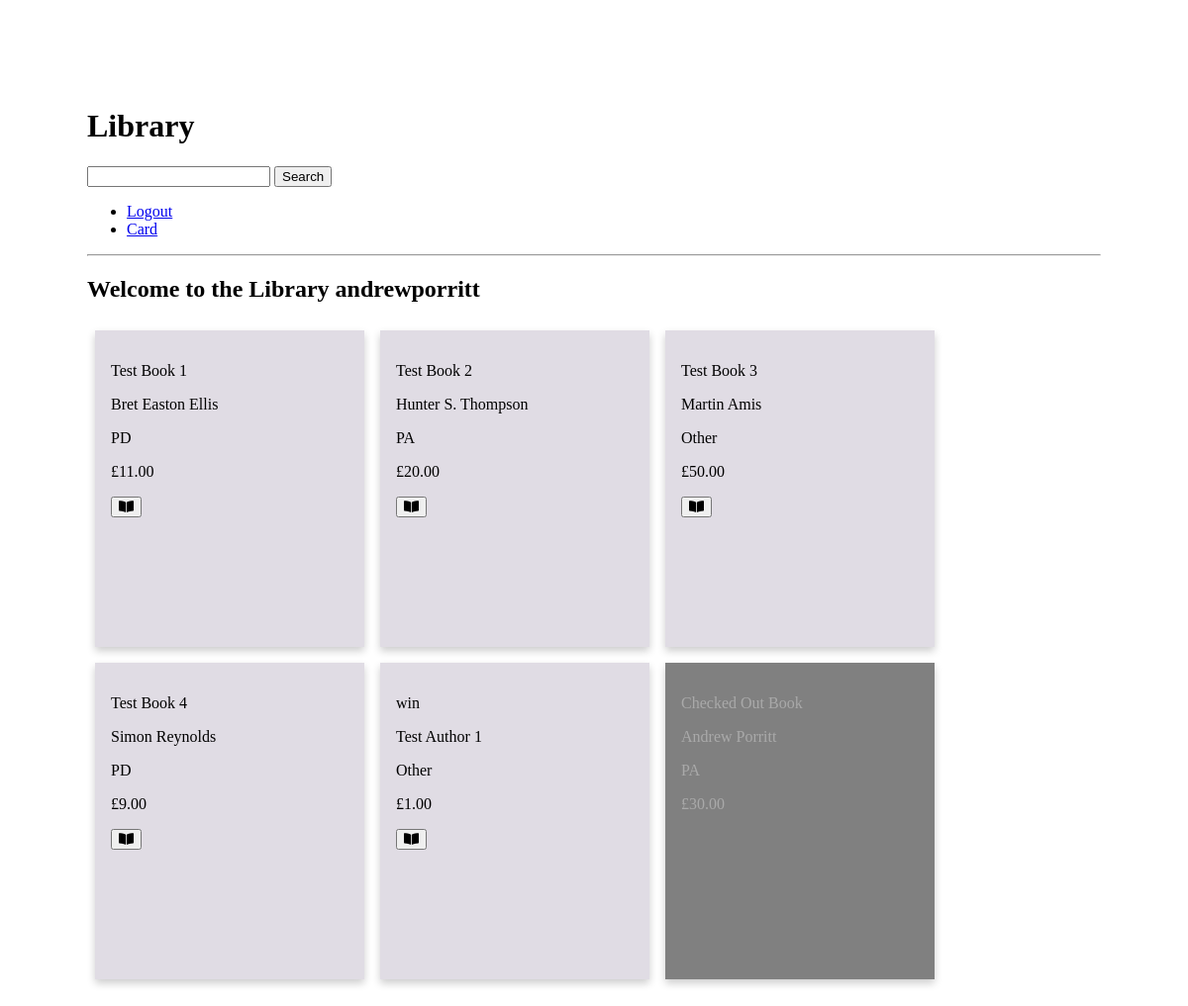
The app's page / (signed in) with its own data.
### library_books/models.py (models this page shows, shortened)
class Book(models.Model):
    title = models.CharField(max_length=254, default='')
    author = models.CharField(max_length=254, default='')
    genre = models.CharField(max_length=254, default='')
    price = models.DecimalField(max_digits=6, decimal_places=2)
    checkedOut = models.BooleanField(default=False)
    archived = models.BooleanField(default=False)

### library_books/views.py (the view)
# urls.py: path('', all_books, name='index'),
def all_books(request):
    books = Book.objects.all()
    return render(request, "books.html", {"books" : books})

### library_books/templates/books.html (shortened to what this page needs)
{% extends 'base.html' %}
{% block page_heading %}Library{% endblock %}
{% block content %}
    {% if user.is_authenticated %}
            <h2>Welcome to the Library {{user}}</h2>
            <div class="lib_container">
                {% for book in books %}
                {% if book.checkedOut %}
                    <div class="lib_card checked">
                {% else %}
                    <div class="lib_card">
                {% endif %}
                        <p>{{ book.title}}</p>
                        <p>{{ book.author}}</p>
                        <p>{{ book.genre}}<p>
                {% if user.is_superuser %}
                    <p>£{{ book.price}}</p>
                {% endif %}
                {% if not book.checkedOut %}
                    <button class="check_btn">
                        <i class="fas fa-book-open"></i>
                    </button>
                {% endif %}
            </div>
                {% endfor %}
    {% else %}
        <h2>Please <a href="{% url 'login' %}">log in</a> to browse the Library</h2>
    {% endif %}
</div>
{% endblock %}

### library_app/static/main.css (style rules this page uses)
.container { padding:5rem; }
.lib_container { display : flex; flex-direction: row; align-content: space-around; flex-wrap: wrap; }
.lib_card { background-color: rgb(224, 220, 228); box-shadow: 0 4px 8px 0 rgba(0,0,0,0.2); transition: 0.3s; margin:.5rem; padding : 1rem; height : 18rem; width: 15rem; }
.checked { background-color: grey; color : darkgrey; box-shadow: 0 4px 8px 0 rgba(0,0,0,0.2); transition: 0.3s; margin:.5rem; padding : 1rem; }
.check_btn { margin: 0 auto; display: block; position: absolute; text-align:center; }

### records on screen
Book: title "Test Book 1", author "Bret Easton Ellis", genre "PD", price "11.00", checkedOut False (drawn)
Book: title "Test Book 2", author "Hunter S. Thompson", genre "PA", price "20.00", checkedOut False (drawn)
Book: title "Test Book 3", author "Martin Amis", genre "Other", price "50.00", checkedOut False (drawn)
Book: title "Test Book 4", author "Simon Reynolds", genre "PD", price "9.00", checkedOut False (drawn)
Book: title "win", author "Test Author 1", genre "Other", price "1.00", checkedOut False (drawn)
Book: title "Checked Out Book", author "Andrew Porritt", genre "PA", price "30.00"

### other values on screen
{{ user }} "andrewporritt"
